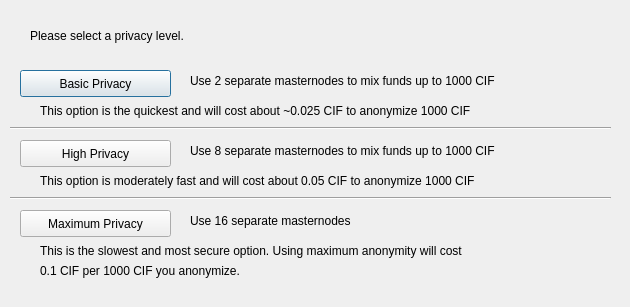
<?xml version="1.0" encoding="UTF-8"?>
<ui version="4.0">
 <class>DarksendConfig</class>
 <widget class="QDialog" name="DarksendConfig">
  <property name="geometry">
   <rect>
    <x>0</x>
    <y>0</y>
    <width>630</width>
    <height>307</height>
   </rect>
  </property>
  <property name="windowTitle">
   <string>Configure PrivateSend</string>
  </property>
  <widget class="QPushButton" name="buttonBasic">
   <property name="geometry">
    <rect>
     <x>20</x>
     <y>70</y>
     <width>151</width>
     <height>27</height>
    </rect>
   </property>
   <property name="text">
    <string>Basic Privacy</string>
   </property>
  </widget>
  <widget class="QPushButton" name="buttonHigh">
   <property name="geometry">
    <rect>
     <x>20</x>
     <y>140</y>
     <width>151</width>
     <height>27</height>
    </rect>
   </property>
   <property name="text">
    <string>High Privacy</string>
   </property>
  </widget>
  <widget class="QPushButton" name="buttonMax">
   <property name="geometry">
    <rect>
     <x>20</x>
     <y>210</y>
     <width>151</width>
     <height>27</height>
    </rect>
   </property>
   <property name="text">
    <string>Maximum Privacy</string>
   </property>
  </widget>
  <widget class="QLabel" name="label">
   <property name="geometry">
    <rect>
     <x>30</x>
     <y>20</y>
     <width>571</width>
     <height>31</height>
    </rect>
   </property>
   <property name="text">
    <string>Please select a privacy level.</string>
   </property>
  </widget>
  <widget class="QLabel" name="label_2">
   <property name="geometry">
    <rect>
     <x>190</x>
     <y>70</y>
     <width>421</width>
     <height>21</height>
    </rect>
   </property>
   <property name="text">
    <string>Use 2 separate masternodes to mix funds up to 1000 CIF</string>
   </property>
  </widget>
  <widget class="QLabel" name="label_3">
   <property name="geometry">
    <rect>
     <x>190</x>
     <y>140</y>
     <width>411</width>
     <height>21</height>
    </rect>
   </property>
   <property name="text">
    <string>Use 8 separate masternodes to mix funds up to 1000 CIF</string>
   </property>
  </widget>
  <widget class="QLabel" name="label_4">
   <property name="geometry">
    <rect>
     <x>190</x>
     <y>210</y>
     <width>421</width>
     <height>21</height>
    </rect>
   </property>
   <property name="text">
    <string>Use 16 separate masternodes</string>
   </property>
  </widget>
  <widget class="QLabel" name="label_6">
   <property name="geometry">
    <rect>
     <x>40</x>
     <y>100</y>
     <width>561</width>
     <height>21</height>
    </rect>
   </property>
   <property name="text">
    <string>This option is the quickest and will cost about ~0.025 CIF to anonymize 1000 CIF</string>
   </property>
  </widget>
  <widget class="QLabel" name="label_7">
   <property name="geometry">
    <rect>
     <x>40</x>
     <y>170</y>
     <width>561</width>
     <height>21</height>
    </rect>
   </property>
   <property name="text">
    <string>This option is moderately fast and will cost about 0.05 CIF to anonymize 1000 CIF</string>
   </property>
  </widget>
  <widget class="QLabel" name="label_8">
   <property name="geometry">
    <rect>
     <x>40</x>
     <y>240</y>
     <width>561</width>
     <height>21</height>
    </rect>
   </property>
   <property name="text">
    <string>This is the slowest and most secure option. Using maximum anonymity will cost</string>
   </property>
  </widget>
  <widget class="QLabel" name="label_9">
   <property name="geometry">
    <rect>
     <x>40</x>
     <y>260</y>
     <width>561</width>
     <height>21</height>
    </rect>
   </property>
   <property name="text">
    <string>0.1 CIF per 1000 CIF you anonymize.</string>
   </property>
  </widget>
  <widget class="Line" name="line">
   <property name="geometry">
    <rect>
     <x>10</x>
     <y>120</y>
     <width>601</width>
     <height>16</height>
    </rect>
   </property>
   <property name="orientation">
    <enum>Qt::Horizontal</enum>
   </property>
  </widget>
  <widget class="Line" name="line_2">
   <property name="geometry">
    <rect>
     <x>10</x>
     <y>190</y>
     <width>601</width>
     <height>16</height>
    </rect>
   </property>
   <property name="orientation">
    <enum>Qt::Horizontal</enum>
   </property>
  </widget>
 </widget>
 <resources/>
 <connections/>
</ui>
